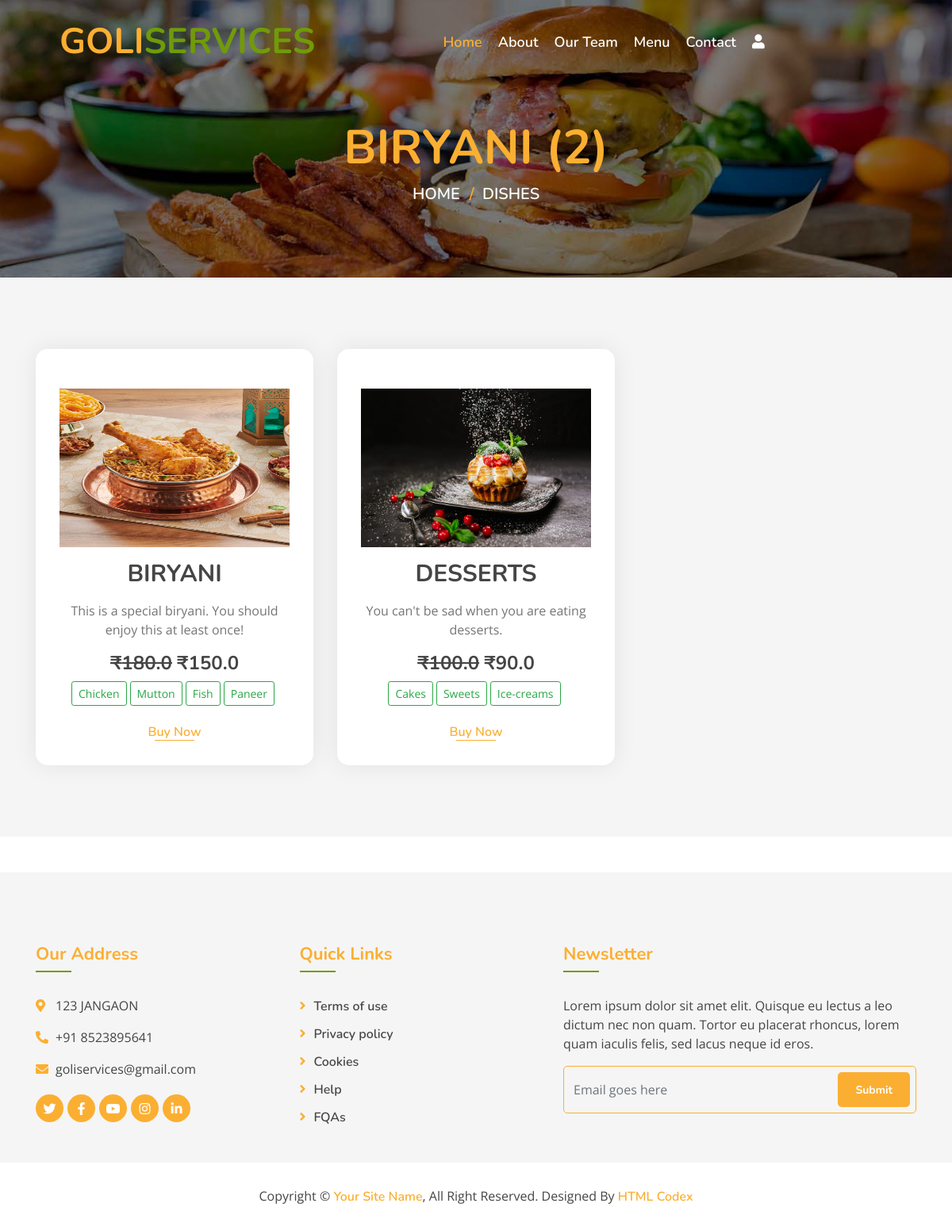
/dishes/?q=1, run on the app's committed database.
### myapp/models.py (models this page shows, shortened)
class Category(models.Model):
    name = models.CharField(max_length=100, unique=True)
    image = models.ImageField(upload_to="categories/%Y/%m/%d")
    icon = models.CharField(max_length=50, blank=True)
    description = models.TextField()
    added_on = models.DateTimeField(auto_now_add=True)
    updated_on = models.DateTimeField(auto_now=True)

class Dish(models.Model):
    name = models.CharField(max_length=200, unique=True)
    image = models.ImageField(upload_to='dishes/%Y/%m/%d')
    ingredients = models.TextField()
    details = models.TextField(blank=True)
    category = models.ForeignKey(Category, on_delete=models.CASCADE)
    price = models.FloatField()
    discounted_price = models.FloatField(blank=True)
    is_available = models.BooleanField(default=True)
    added_on = models.DateTimeField(auto_now_add=True)
    updated_on = models.DateTimeField(auto_now=True)
    class Meta:
        verbose_name_plural ="Dish Table"

### myapp/views.py (the view)
# urls.py: path('dishes/',views.all_dishes,name="all_dishes"),
def all_dishes(request):
    context={}
    dishes = Dish.objects.all()
    if "q" in request.GET:
        id = request.GET.get("q")
        dishes = Dish.objects.filter(category__id=id)
        context['dish_category'] = Category.objects.get(id=id).name
    context['dishes'] = dishes
    return render(request,'all_dishes.html', context)

### template/all_dishes.html (shortened to what this page needs)
{% extends "base.html" %}
{% block content %}
<div class="page-header mb-0">
    <div class="container">
        <div class="row">
            <div class="col-12">
                <h2>{% if dish_category %} {{dish_category}} {% else %}Dishes {% endif %}({{dishes|length}})</h2>
            </div>
            <div class="col-12">
                <a href="/">Home</a>
                <a href="/dishes/">Dishes</a>
            </div>
        </div>
    </div>
</div>
<div class="food mt-0">
    <div class="container">
        <div class="row align-items-center">
        {% for i in dishes %}
            <div class="col-md-4">
                {% if i.is_available %}
                <div class="food-item">
                {% else %}
                <div class="food-item" style="background-color: lightgray;">
                {% endif %}
                    <a href="/media/{{i.image}}" target="_blank"><img src="/media/{{i.image}}" style="height: 200px;width: 100%;"></a>
                    <h2 class="my-3">{{i.name}}</h2>
                    <p>
                        {{i.details}}
                    </p>
                    <h4 class="menu-text" style="font-weight: normal;">
                        {% if i.price != i.discounted_price %}
                            <strong><del>&#8377;{{i.price}}</del></strong>
                        {% endif %}
                            <strong>&#8377;{{i.discounted_price}}</strong>
                    </h4>
                    <p>
                    </p>
                    {% if i.is_available %}
                        <a href="payment">Buy Now</a>
                    {% else %}
                        <p class="text-danger">Not Available for delivery!</p>
                    {% endif %}
                </div>
            </div>
        {% endfor %}
        </div>
    </div>
</div>
{% endblock %}

### static/css/style.css (style rules this page uses)
body { color: #757575; background: #ffffff; font-family: 'open sans', sans-serif; }
h1, h2, h3, h4, h5, h6 { color: #454545; font-family: 'Nunito', sans-serif; }
a { font-family: 'Nunito', sans-serif; font-weight: 600; color: #fbaf32; transition: .3s; }
.page-header { position: relative; margin-bottom: 45px; padding: 150px 0 90px 0; text-align: center; background: linear-gradient(rgba(0, 0, 0, .5), rgba(0, 0, 0, .5)), url(../img/page-header.jpg); background-position: center; background-repeat: no-repeat; background-size: cover; }
.page-header h2 { position: relative; color: #fbaf32; font-size: 60px; font-weight: 700; }
.page-header a { position: relative; padding: 0 12px; font-size: 20px; text-transform: uppercase; color: #ffffff; }
.page-header a::after { position: absolute; content: "/"; width: 8px; height: 8px; top: -1px; right: -7px; text-align: center; color: #fbaf32; }
.page-header a:last-child::after { display: none; }
.food { position: relative; width: 100%; padding: 90px 0 60px 0; margin: 45px 0; background: rgba(0, 0, 0, .04); }
.food .food-item { position: relative; width: 100%; margin-bottom: 30px; padding: 50px 30px 30px; text-align: center; background: #ffffff; border-radius: 15px; box-shadow: 0 0 30px rgba(0, 0, 0, .08); transition: .3s; }
.food .food-item h2 { font-size: 30px; font-weight: 700; }
.food .food-item a { position: relative; font-size: 16px; }
.food .food-item a::after { position: absolute; content: ""; width: 50px; height: 1px; bottom: 0; left: calc(50% - 25px); background: #fbaf32; transition: .3s; }

### data on the page
Category: name "BIRYANI"
Dish: image (picture), name "BIRYANI", details "This is a special biryani. You should enjoy this at least once!", price "180.0", discounted_price "150.0", is_available "Buy Now"
Dish: image (picture), name "DESSERTS", details "You can't be sad when you are eating desserts.", price "100.0", discounted_price "90.0", is_available "Buy Now"

### other printed values
{{ dishes|length }} "2"
